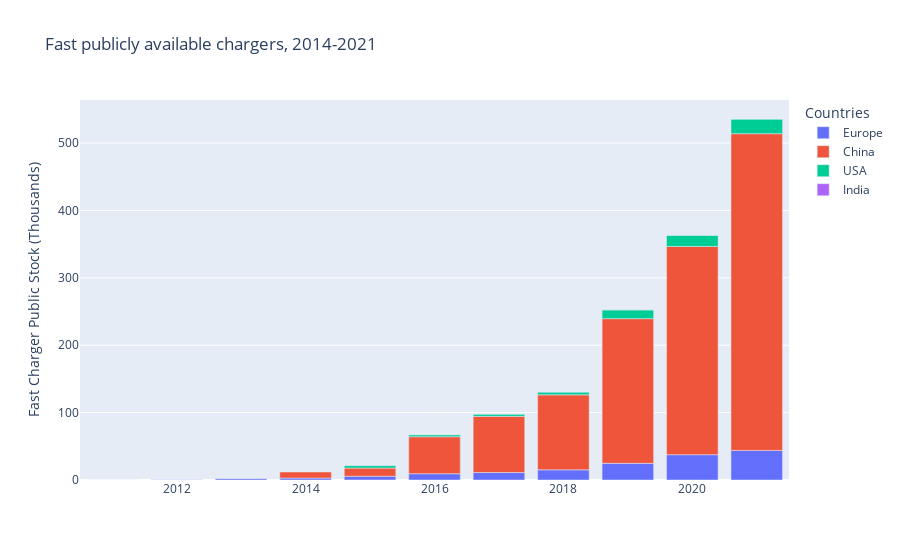

Notebook cell for this chart:
### Code cell
import plotly.express as px
fig = px.bar(data_fast, x='year', y='value',color="region_class",
             title="Fast publicly available chargers, 2014-2021",
             labels=dict(year="", value="Fast Charger Public Stock (Thousands)", region_class="Countries"))
fig.show()

### Figure 1 — Plotly figure (JSON) as saved in the notebook; plotly's stock layout.template omitted (floating-point values rounded to 4 significant figures)
{"data": [{"alignmentgroup": "True", "hovertemplate": "Countries=Europe<br>=%{x}<br>Fast Charger Public Stock (Thousands)=%{y}<extra></extra>", "legendgroup": "Europe", "marker": {"color": "#636efa", "pattern": {"shape": ""}}, "name": "Europe", "offsetgroup": "Europe", "orientation": "v", "showlegend": true, "textposition": "auto", "type": "bar", "x": [2011, 2012, 2013, 2014, 2015, 2016, 2017, 2018, 2019, 2020, 2021], "xaxis": "x", "y": [0.031, 0.35, 2.02, 2.833, 5.591, 9.33, 11.03, 15.04, 24.74, 37.54, 43.9], "yaxis": "y"}, {"alignmentgroup": "True", "hovertemplate": "Countries=China<br>=%{x}<br>Fast Charger Public Stock (Thousands)=%{y}<extra></extra>", "legendgroup": "China", "marker": {"color": "#EF553B", "pattern": {"shape": ""}}, "name": "China", "offsetgroup": "China", "orientation": "v", "showlegend": true, "textposition": "auto", "type": "bar", "x": [2014, 2015, 2016, 2017, 2018, 2019, 2020, 2021], "xaxis": "x", "y": [9, 12.1, 54.89, 83.39, 111.3, 214.7, 309, 470], "yaxis": "y"}, {"alignmentgroup": "True", "hovertemplate": "Countries=USA<br>=%{x}<br>Fast Charger Public Stock (Thousands)=%{y}<extra></extra>", "legendgroup": "USA", "marker": {"color": "#00cc96", "pattern": {"shape": ""}}, "name": "USA", "offsetgroup": "USA", "orientation": "v", "showlegend": true, "textposition": "auto", "type": "bar", "x": [2015, 2016, 2017, 2018, 2019, 2020, 2021], "xaxis": "x", "y": [3.524, 3.079, 3.436, 4.242, 13.09, 16.72, 21.75], "yaxis": "y"}, {"alignmentgroup": "True", "hovertemplate": "Countries=India<br>=%{x}<br>Fast Charger Public Stock (Thousands)=%{y}<extra></extra>", "legendgroup": "India", "marker": {"color": "#ab63fa", "pattern": {"shape": ""}}, "name": "India", "offsetgroup": "India", "orientation": "v", "showlegend": true, "textposition": "auto", "type": "bar", "x": [2016, 2017, 2018, 2019, 2020, 2021], "xaxis": "x", "y": [0.025, 0.025, 0.025, 0.025, 0.025, 0.032], "yaxis": "y"}], "layout": {"barmode": "relative", "legend": {"title": {"text": "Countries"}, "tracegroupgap": 0}, "title": {"text": "Fast publicly available chargers, 2014-2021"}, "xaxis": {"anchor": "y", "domain": [0, 1], "title": {"text": ""}}, "yaxis": {"anchor": "x", "domain": [0, 1], "title": {"text": "Fast Charger Public Stock (Thousands)"}}}}
